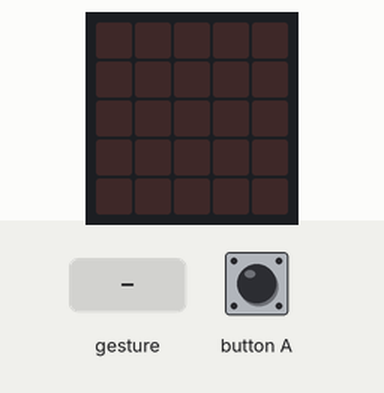
Recording of a program running on a simulated BBC micro:bit (MakeCode). Shown: the board's 5×5 LED display. Inputs (shaded band) come from the test bench. Random numbers come from a fixed seed; a tilt is held for 1.5 s and a shake lasts 1 s, then the board lies face up again.

Above: at 1.2 s.
1.3 s: gesture 'shake'
At 2.6 s:
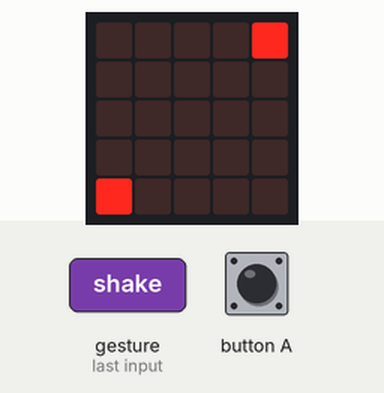
3.0 s: gesture 'shake'
At 3.9 s:
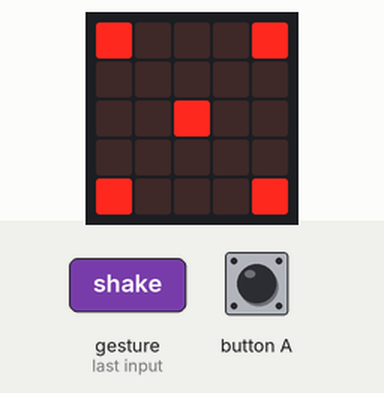
4.7 s: gesture 'shake'
At 5.2 s:
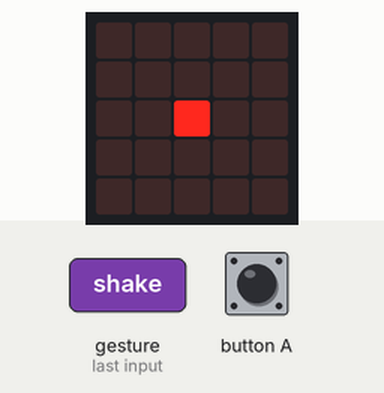
6.4 s: gesture 'shake'
At 7.7 s:
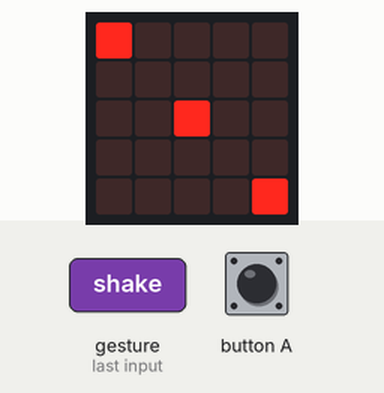
Timing chart, 0 to 9.1 s (numbered marks = the images above; inputs shaded):
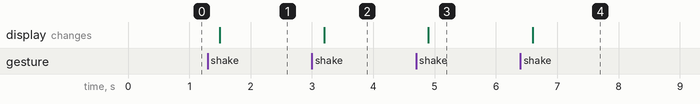

Measured:
- after the input at 1.3 s, the display: changes after 0.20 s (image 1)
- after the input at 3.0 s, the display: changes after 0.20 s (image 2)
- after the input at 4.7 s, the display: changes after 0.20 s (image 3)
- after the input at 6.4 s, the display: changes after 0.20 s (image 4)

The program:

main.ts
```typescript
let DAU = 0
input.onButtonPressed(Button.A, function () {

})
input.onGesture(Gesture.Shake, function () {
    DAU = randint(1, 6)
    if (DAU == 1) {
        basic.showLeds(`
            . . . . .
            . . . . .
            . . # . .
            . . . . .
            . . . . .
            `)
    } else if (DAU == 2) {
        basic.showLeds(`
            . . . . #
            . . . . .
            . . . . .
            . . . . .
            # . . . .
            `)
    } else if (DAU == 3) {
        basic.showLeds(`
            # . . . .
            . . . . .
            . . # . .
            . . . . .
            . . . . #
            `)
    } else if (DAU == 4) {
        basic.showLeds(`
            # . . . #
            . . . . .
            . . . . .
            . . . . .
            # . . . #
            `)
    } else if (DAU == 5) {
        basic.showLeds(`
            # . . . #
            . . . . .
            . . # . .
            . . . . .
            # . . . #
            `)
    } else {
        basic.showLeds(`
            # . . . #
            . . . . .
            # . . . #
            . . . . .
            # . . . #
            `)
    }
})
basic.forever(function () {

})
```

test.ts
```typescript
// aquí va el archivo "tests"; esto no se compilará cuando este paquete se utilice como una extensión.
```
